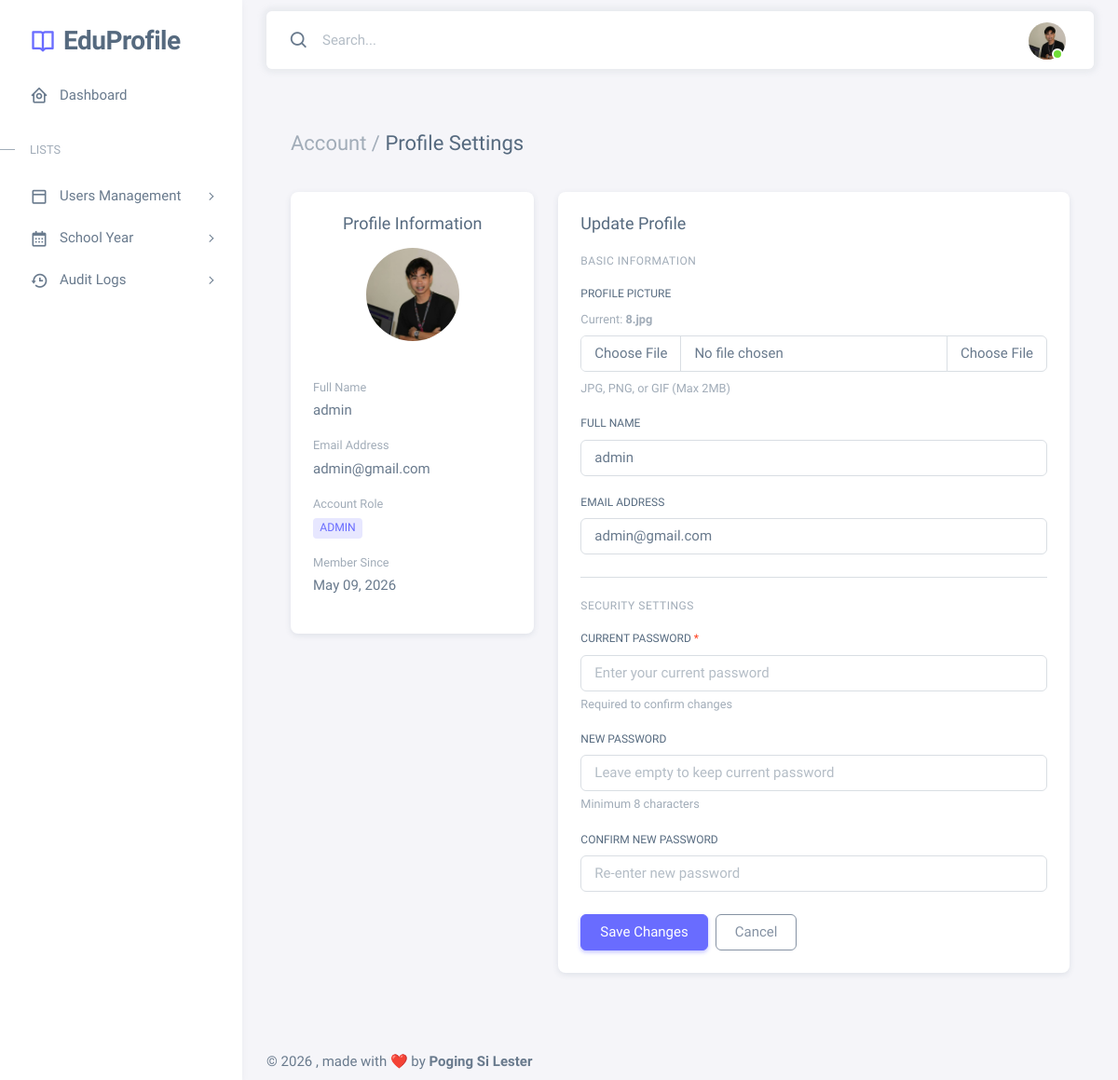
/resources/views/admin/settings.php (signed in), run on the app's committed database.
### tables this page shows
CREATE TABLE `users` (
  `id` int(11) NOT NULL,
  `full_name` varchar(50) NOT NULL,
  `email` varchar(50) NOT NULL,
  `password` varchar(255) NOT NULL,
  `role` varchar(20) DEFAULT NULL,
  `profile_picture` varchar(255) DEFAULT NULL,
  `created_at` date NOT NULL DEFAULT current_timestamp(),
  `updated_at` date NOT NULL
);

### app/models/Model.php (called while the page is built, shortened)
<?php
    class Model{
        public function __construct($con){
            $this->con = $con;
        }
    }
?>

### app/models/UpdateProfileModel.php (called while the page is built, shortened)
<?php
require_once __DIR__ . '/Model.php';
    class UpdateProfileModel extends Model {
        protected $users = 'users';
        public function getUserById($id) {
            try {
                $sql = "SELECT id, full_name, email, role, profile_picture, created_at FROM {$this->users} WHERE id = ? LIMIT 1";
                $stmt = $this->con->prepare($sql);
                $stmt->bind_param("i", $id);
                $stmt->execute();
                $result = $stmt->get_result();
                return $result->fetch_assoc();
            } catch (Exception $e) {
                error_log("Error fetching user by id: " . $e->getMessage());
                return false;
            }
        }
    }
?>

### resources/views/admin/settings.php (the view, shortened to what this page needs)
<?php
require_once __DIR__ . '/../../../app/models/UpdateProfileModel.php';
require_once __DIR__ . '/../../../database/config/config.php';
$updateProfileModel = new UpdateProfileModel($con);
$userProfile = $updateProfileModel->getUserById($_SESSION['id']);
$memberSince = (is_array($userProfile) && !empty($userProfile['created_at'])) ? date('M d, Y', strtotime($userProfile['created_at'])) : 'Unknown';
?>
<!DOCTYPE html>
<html
  lang="en"
  class="light-style layout-menu-fixed"
  dir="ltr"
  data-theme="theme-default"
  data-assets-path="../../../public/assets/"
  data-template="vertical-menu-template-free"
>
<head>
    <link rel="stylesheet" href="../../../public/assets/vendor/fonts/boxicons.css" />
    <link rel="stylesheet" href="../../../public/assets/vendor/css/core.css" class="template-customizer-core-css" />
    <link rel="stylesheet" href="../../../public/assets/vendor/css/theme-default.css" class="template-customizer-theme-css" />
    <link rel="stylesheet" href="../../../public/assets/css/demo.css" />
    <link rel="stylesheet" href="../../../../public/assets/vendor/libs/perfect-scrollbar/perfect-scrollbar.css" />
    <link rel="stylesheet" href="../../../public/assets/vendor/libs/apex-charts/apex-charts.css" />
</head>
<body>
    <?php require_once __DIR__ . '/partials/sidebar.php'; ?>
    <?php require_once __DIR__ . '/partials/topbar.php'; ?>
    <div class="container-xxl flex-grow-1 container-p-y">
        <h4 class="py-3 mb-4"><span class="text-muted fw-light">Account /</span> Profile Settings</h4>
        <div class="row">
            <div class="col-md-4 mb-4">
                <div class="card">
                    <div class="card-body text-center">
                        <h5 class="card-title mb-3">Profile Information</h5>
                        <?php
                        $profilePic = $userProfile['profile_picture'] ?? null;
                        $defaultProfilePic = '../../../public/assets/img/avatars/1.png';
                        if ($profilePic) {
                            if (strpos($profilePic, '/') !== false) {
                                $fullPath = $profilePic;
                            } else {
                                $fullPath = 'storage/profiles/' . $profilePic;
                            }
                            $fullServerPath = __DIR__ . '/../../../' . $fullPath;
                            if (file_exists($fullServerPath)) {
                                $profilePic = '../../../' . $fullPath;
                            } else {
                                $profilePic = $defaultProfilePic;
                            }
                        } else {
                            $profilePic = $defaultProfilePic;
                        }
                        ?>
                        <img src="<?php echo htmlspecialchars($profilePic); ?>" alt="Profile Picture"
                             class="rounded-circle mb-3" width="100" height="100" style="object-fit: cover;">
                        <div class="text-start mt-4">
                            <div class="mb-3">
                                <label class="d-block text-muted small mb-1">Full Name</label>
                                <p class="mb-0 fw-medium"><?php echo htmlspecialchars(is_array($userProfile) ? ($userProfile['full_name'] ?? 'N/A') : 'N/A'); ?></p>
                            </div>
                            <div class="mb-3">
                                <label class="d-block text-muted small mb-1">Email Address</label>
                                <p class="mb-0 fw-medium"><?php echo htmlspecialchars(is_array($userProfile) ? ($userProfile['email'] ?? 'N/A') : 'N/A'); ?></p>
                            </div>
                            <div class="mb-3">
                                <label class="d-block text-muted small mb-1">Account Role</label>
                                <div>
                                    <span class="badge bg-label-primary">
                                        <?php echo ucfirst(htmlspecialchars(is_array($userProfile) ? ($userProfile['role'] ?? 'N/A') : 'N/A')); ?>
                                    </span>
                                </div>
                            </div>
                            <div class="mb-3">
                                <label class="d-block text-muted small mb-1">Member Since</label>
                                <p class="mb-0 fw-medium"><?php echo htmlspecialchars($memberSince); ?></p>
                            </div>
                        </div>
                    </div>
                </div>
            </div>
            <div class="col-md-8 mb-4">
                <div class="card">
                    <div class="card-body">
                        <h5 class="card-title mb-4">Update Profile</h5>
                        <form action="../../../app/controllers/UpdateProfile.php" method="POST" enctype="multipart/form-data">
                            <div class="mb-4">
                                <h6 class="text-uppercase text-muted mb-3" style="font-size: 0.75rem; letter-spacing: 0.5px;">Basic Information</h6>
                                <div class="mb-3">
                                    <label for="profilePic" class="form-label">Profile Picture</label>
                                    <div class="mb-2">
                                        <small class="text-muted d-block">
                                            Current: <strong><?php echo htmlspecialchars($userProfile['profile_picture'] ?? 'Default Avatar'); ?></strong>
                                        </small>
                                    </div>
                                    <div class="input-group">
                                        <input type="file" class="form-control" id="profilePic" name="profile_pic"
                                               accept=".jpg,.jpeg,.png,.gif" onchange="previewImage(event)">
                                        <label class="input-group-text">Choose File</label>
                                    </div>
                                    <small class="text-muted d-block mt-2">JPG, PNG, or GIF (Max 2MB)</small>
                                </div>
                                <div class="mb-3">
                                    <label for="fullName" class="form-label">Full Name</label>
                                    <input type="text" class="form-control" id="fullName" name="full_name"
                                           value="<?php echo htmlspecialchars(is_array($userProfile) ? ($userProfile['full_name'] ?? '') : ''); ?>" required>
                                </div>
                                <div class="mb-3">
                                    <label for="email" class="form-label">Email Address</label>
                                    <input type="email" class="form-control" id="email" name="email"
                                           value="<?php echo htmlspecialchars(is_array($userProfile) ? ($userProfile['email'] ?? '') : ''); ?>" required>
                                </div>
                            </div>
                            <hr class="my-4">
                            <div class="mb-4">
                                <h6 class="text-uppercase text-muted mb-3" style="font-size: 0.75rem; letter-spacing: 0.5px;">Security Settings</h6>
                                <div class="mb-3">
                                    <label for="currentPassword" class="form-label">
                                        Current Password
                                        <span class="text-danger">*</span>
                                    </label>
                                    <input type="password" class="form-control" id="currentPassword" name="current_password"
                                           placeholder="Enter your current password" required>
                                    <small class="text-muted d-block mt-1">Required to confirm changes</small>
                                </div>
                                <div class="mb-3">
                                    <label for="newPassword" class="form-label">New Password</label>
                                    <input type="password" class="form-control" id="newPassword" name="new_password"
                                           placeholder="Leave empty to keep current password">
                                    <small class="text-muted d-block mt-1">Minimum 8 characters</small>
                                </div>
                                <div class="mb-3">
                                    <label for="confirmPassword" class="form-label">Confirm New Password</label>
                                    <input type="password" class="form-control" id="confirmPassword" name="confirm_password"
                                           placeholder="Re-enter new password">
                                </div>
                            </div>
                            <div class="d-flex gap-2">
                                <button type="submit" class="btn btn-primary">Save Changes</button>
                                <a href="dashboard.php" class="btn btn-outline-secondary">Cancel</a>
                            </div>
                        </form>
                    </div>
                </div>
            </div>
        </div>
    </div>
    <?php require_once __DIR__ . '/partials/footer.php'; ?>
</body>
</html>

### data on the page
users: profile_picture (picture), full_name "admin", email "admin@gmail.com", role "ADMIN", created_at "May 09, 2026", profile_picture "8.jpg"
